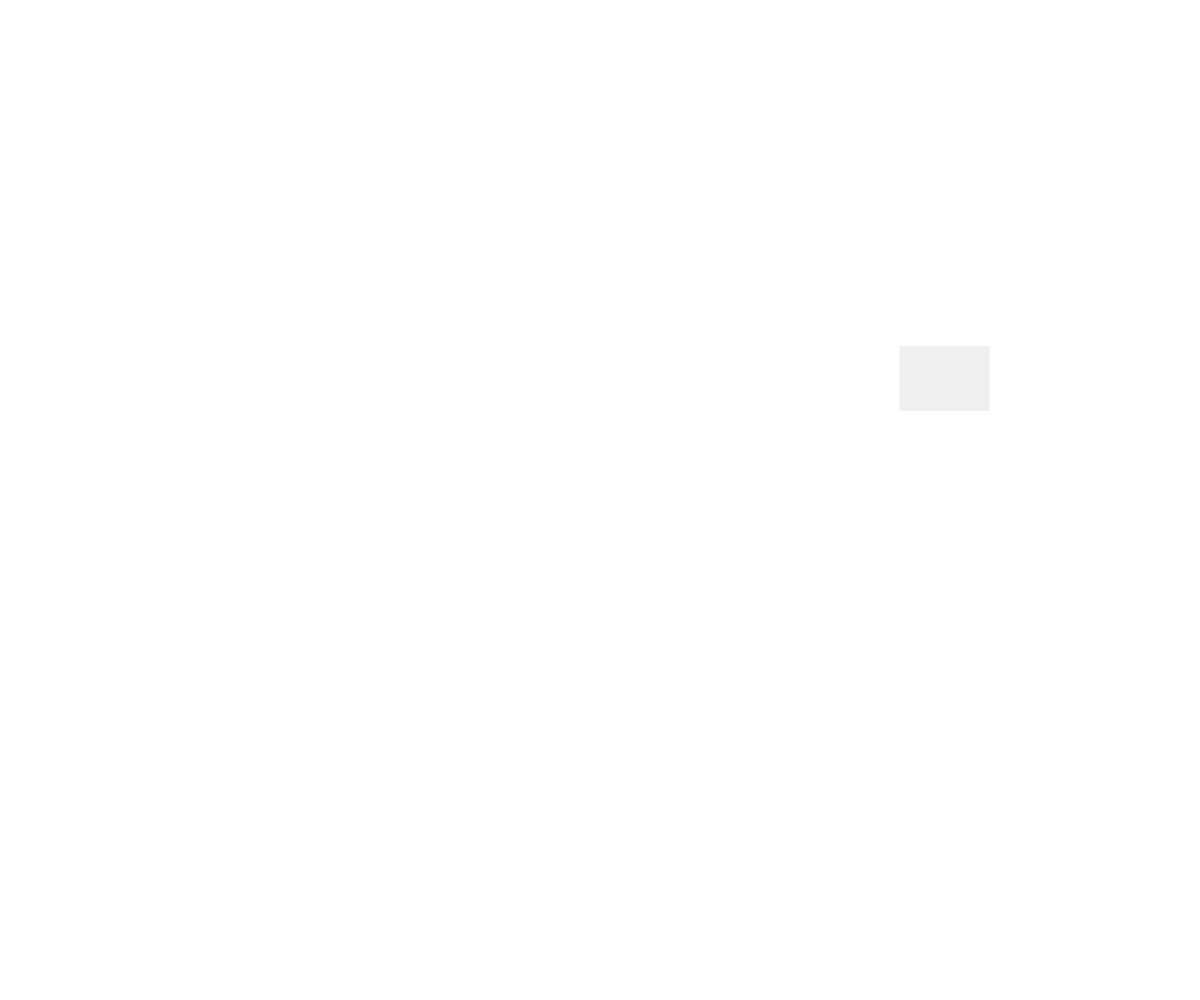
Frame 1 (no input)
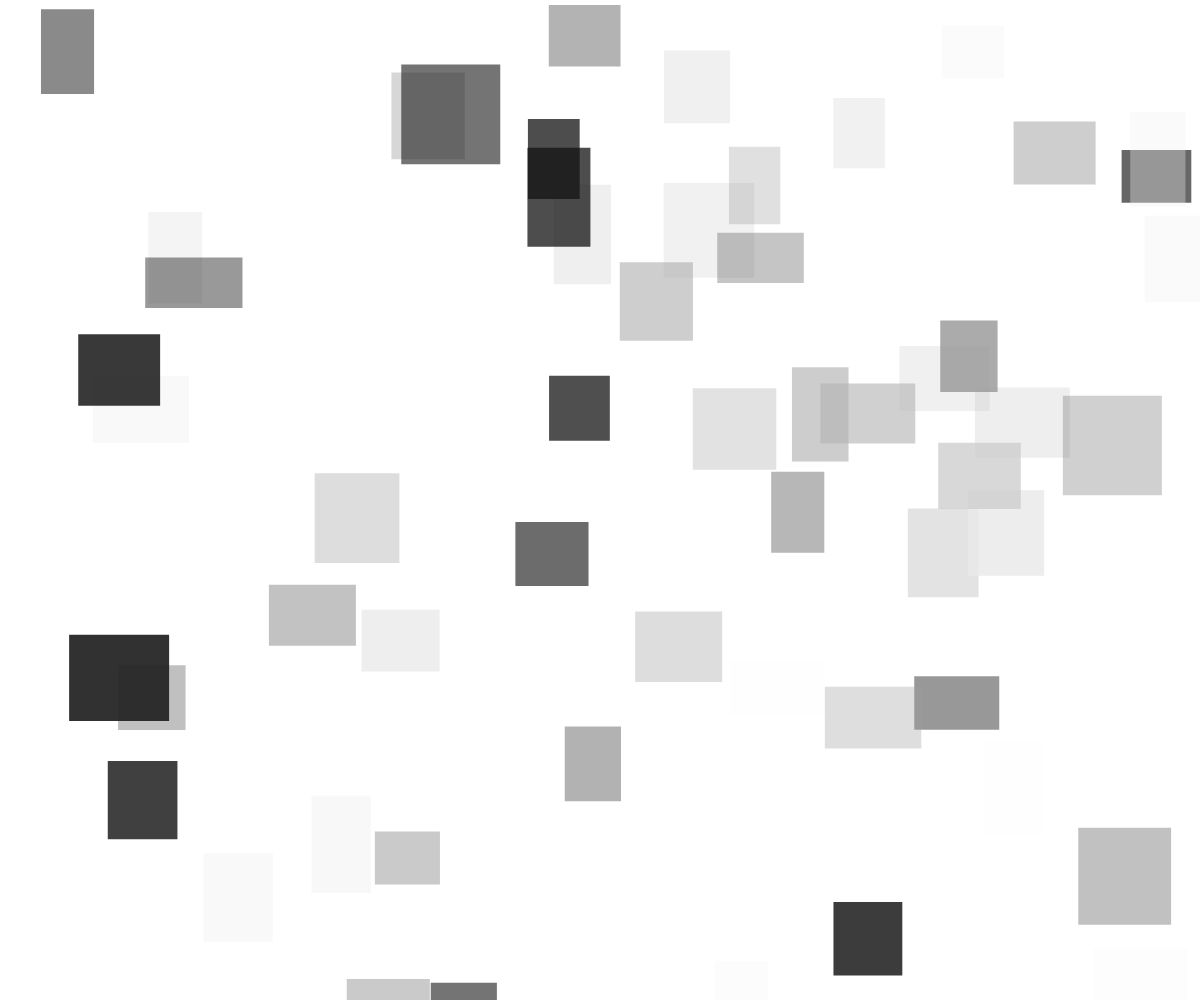
Frame 60 (no input)
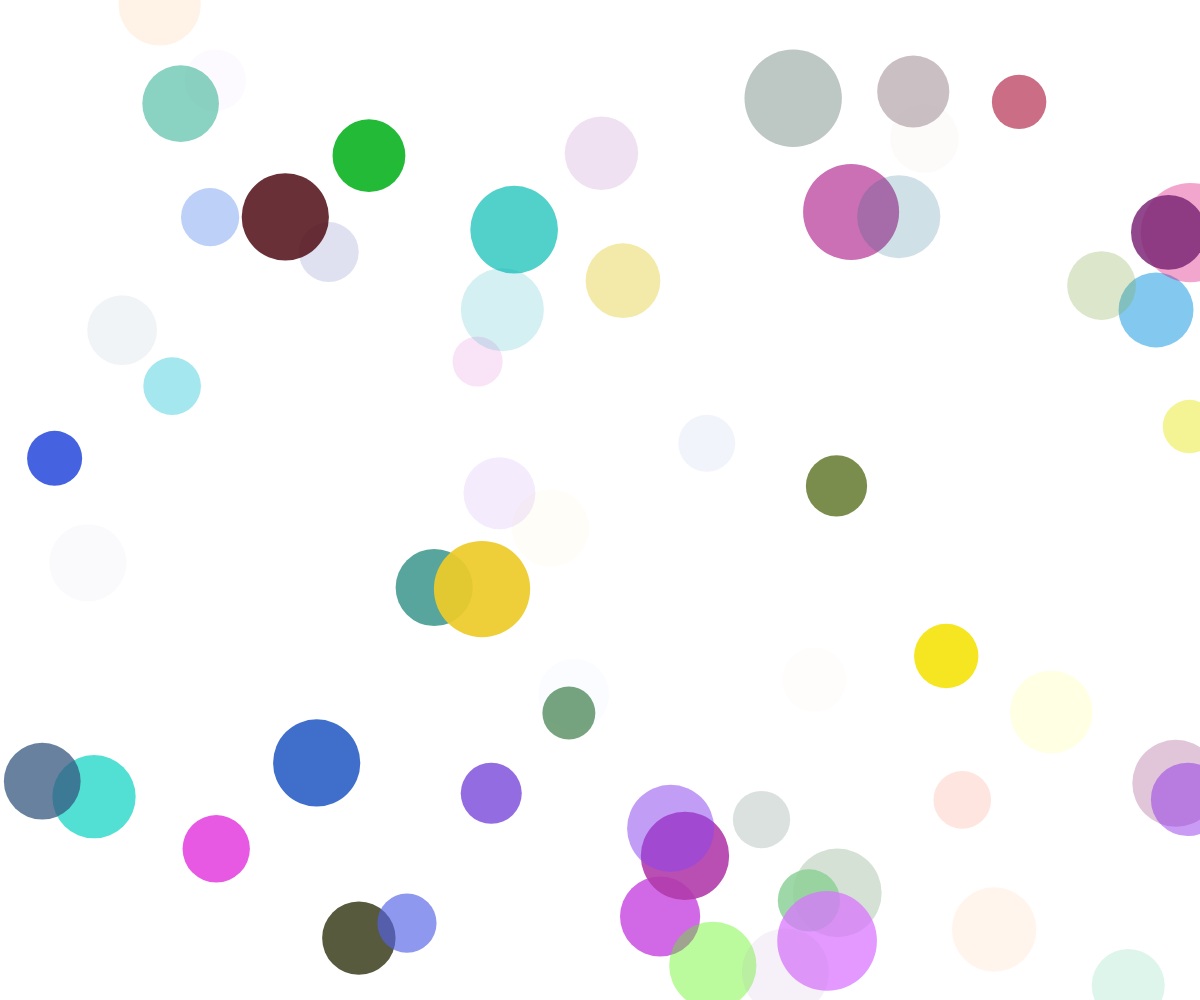
Frame 120 (the mouse pressed at the canvas centre since frame 60)

The p5.js sketch that drew these frames (run headless with seeded random() and noise() and a simulated clock; from frame 60 on, the mouse is pressed at the canvas centre):

// p5.js sketch
// ── sketch.js
let mode;

function setup() {
  createCanvas(windowWidth, windowHeight);
  noStroke();
  mode = 1;
}

function draw() {
  if (mouseX < windowWidth / 2) {
    fill(random(255),random(255));
    if (mode === 1) {
      rect(random(width), random(height), random(50, 100), random(50, 100));
    }
    else if (mode === 2) {
      rect(random(width/2), random(height), random(50, 100), random(50, 100));
    }
  }
  else {
    fill(random(255),random(255),random(255),random(255));
    if (mode === 1) {
      ellipse(random(width), random(height), random(50, 100));
    }
    else if (mode === 2) {
      ellipse(random(width/2, width), random(height), random(50, 100));
    }
  }
}

function keyTyped() {
  if (key === "1") {
    mode = 1;
  }
  else if (key === "2") {
    mode = 2
  }
}

function mousePressed() {
  background(255)
}
